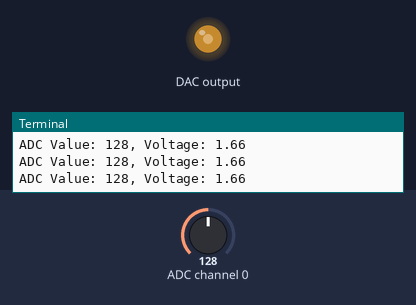
Recording of a program running on a simulated Raspberry Pi (BCM pin numbers). On the bench: output pins drawn as LEDs (lit = HIGH), the last lines printed to the terminal. Inputs (shaded band) come from the test bench; at power-on: ADC channel 0 = 128 (analog values on the 0–255 scale).

Above: at 1.2 s.
1.3 s: ADC channel 0 set to 178
At 2.4 s:
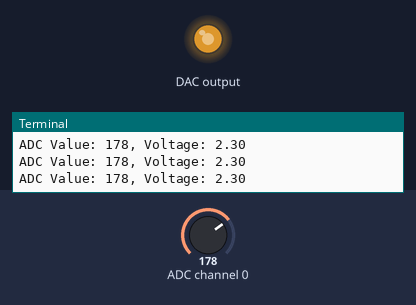
2.8 s: ADC channel 0 set to 224
At 3.5 s:
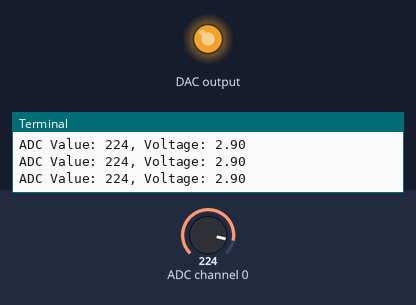
4.3 s: ADC channel 0 set to 30
At 4.6 s:
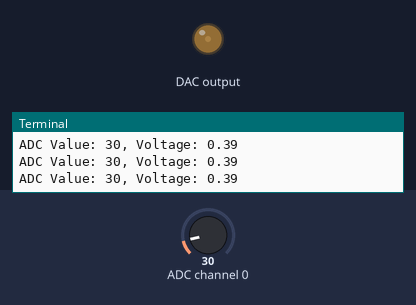
5.8 s: ADC channel 0 set to 0
At 6.8 s:
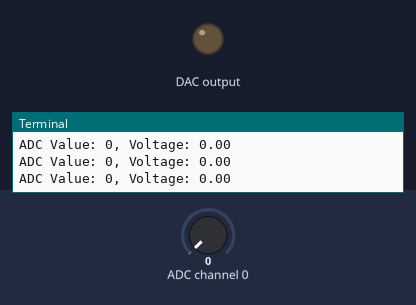
Timing chart, 0 to 8.3 s (numbered marks = the images above; inputs shaded):
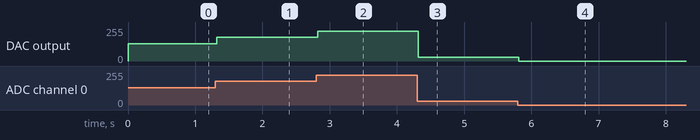

Measured:
- after the input at 1.3 s, DAC output: 128/255 → 178/255 at once
- after the input at 2.8 s, DAC output: 178/255 → 224/255 at once
- after the input at 4.3 s, DAC output: 224/255 → 30/255 at once
- after the input at 5.8 s, DAC output: 30/255 → 0/255 at once

The program:

Rasp_Pi_7ACDC_converter.py
```python
import smbus
import time

address = 0x4f #address of chip PCF8591
bus = smbus.SMBus(1)
cmd = 0x40 #chip controls through this address

def analogRead(chn): #reads analog value in chn 0,1,2,3
    value = bus.read_byte_data(address,cmd+chn)
    return value

def analogWrite(value): #outputs Analog value from digital
    bus.write_byte_data(address,cmd,value)

def loop():
    while True:
        value = analogRead(0) #read voltage input from channel 0
        analogWrite(value) #output voltage to LED
        voltage = value/255.0 * 3.3 #voltage value (input)
        print("ADC Value: %d, Voltage: %.2f"%(value, voltage))
        time.sleep(0.01)

def destroy():
    bus.close()

if __name__== "__main__":
    print("Program is starting: ")
    try:
        loop()
    except KeyboardInterrupt:
        destroy()
```
